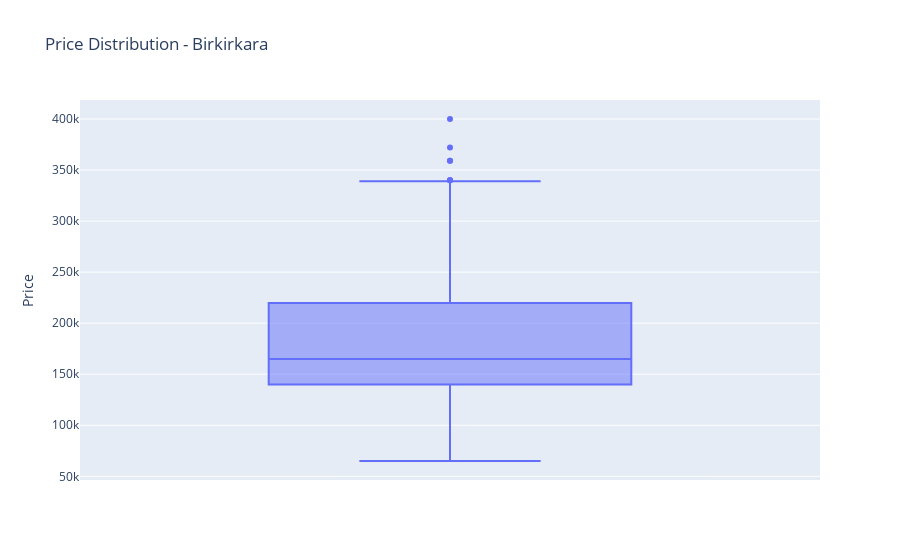
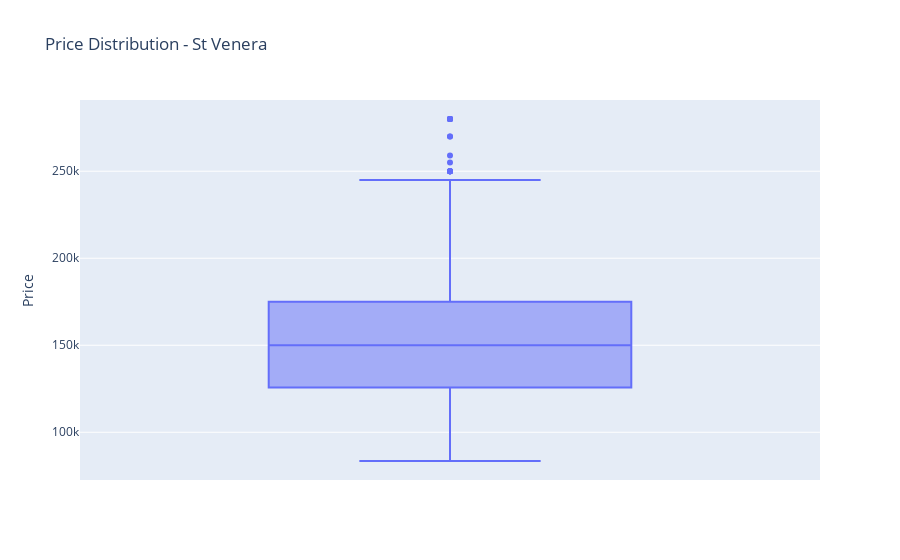

Notebook code for these charts, in order:
### Code cell
import plotly.express as px
fig = px.box(df_north_birkirkara, y="Price", title='Price Distribution - Birkirkara')
fig.show()
fig = px.box(df_north_stvenera
             , y="Price", title='Price Distribution - St Venera')
fig.show()

### Figure 1 — Plotly figure (JSON) as saved in the notebook; plotly's stock layout.template omitted (floating-point values rounded to 4 significant figures; data arrays with more than 128 entries replaced by an {"elided": "..."} marker saying what was removed)
{"data": [{"alignmentgroup": "True", "hoverlabel": {"namelength": 0}, "hovertemplate": "Price=%{y}", "legendgroup": "", "marker": {"color": "#636efa"}, "name": "", "notched": false, "offsetgroup": "", "orientation": "v", "showlegend": false, "type": "box", "x0": " ", "xaxis": "x", "y": {"elided": "439 int values"}, "y0": " ", "yaxis": "y"}], "layout": {"autosize": true, "boxmode": "group", "legend": {"tracegroupgap": 0}, "title": {"text": "Price Distribution - Birkirkara"}, "xaxis": {"anchor": "y", "autorange": true, "domain": [0, 1], "range": [-0.5, 0.5], "type": "category"}, "yaxis": {"anchor": "x", "autorange": true, "domain": [0, 1], "range": [46390.0, 418600.0], "title": {"text": "Price"}, "type": "linear"}}}

### Figure 2 — Plotly figure (JSON) as saved in the notebook; plotly's stock layout.template omitted (floating-point values rounded to 4 significant figures; data arrays with more than 128 entries replaced by an {"elided": "..."} marker saying what was removed)
{"data": [{"alignmentgroup": "True", "hoverlabel": {"namelength": 0}, "hovertemplate": "Price=%{y}", "legendgroup": "", "marker": {"color": "#636efa"}, "name": "", "notched": false, "offsetgroup": "", "orientation": "v", "showlegend": false, "type": "box", "x0": " ", "xaxis": "x", "y": {"elided": "408 int values"}, "y0": " ", "yaxis": "y"}], "layout": {"autosize": true, "boxmode": "group", "legend": {"tracegroupgap": 0}, "title": {"text": "Price Distribution - St Venera"}, "xaxis": {"anchor": "y", "autorange": true, "domain": [0, 1], "range": [-0.5, 0.5], "type": "category"}, "yaxis": {"anchor": "x", "autorange": true, "domain": [0, 1], "range": [72580.0, 290900.0], "title": {"text": "Price"}, "type": "linear"}}}
